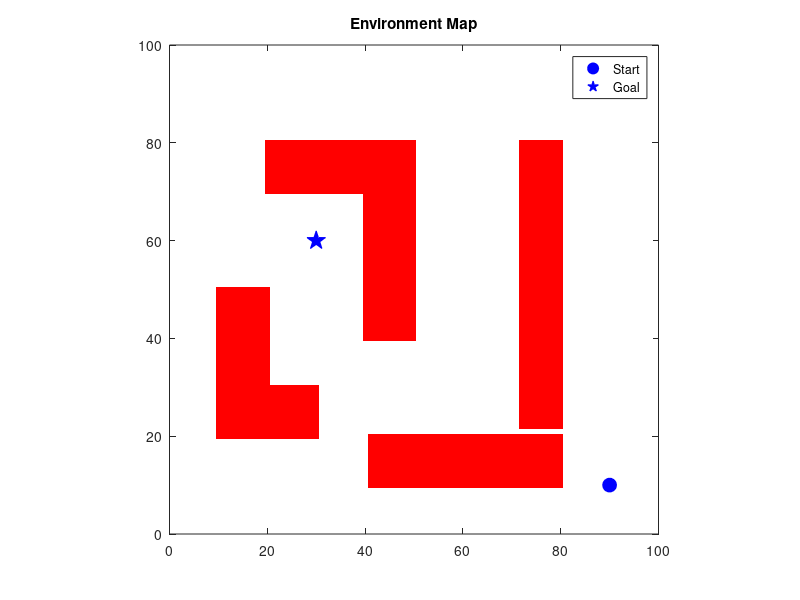
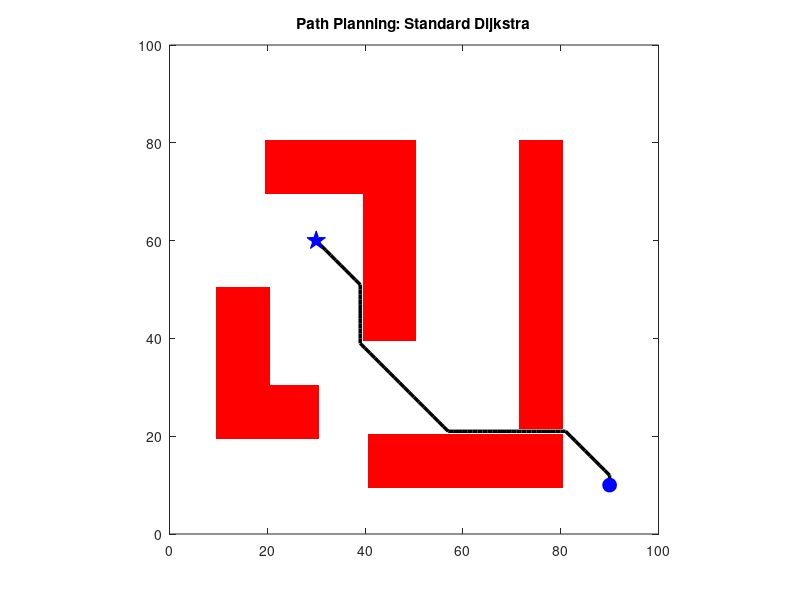

Write MATLAB code to recreate these figures, in order. (Note: this script raises an error after producing the figures.)
% =========================================================================
% Path Planning Algorithms Combined Script
% Requires: Peter Corke's Robotics Toolbox AND MATLAB Navigation Toolbox
% =========================================================================
clear; clc; close all;

%% 1. Map Setup and Initialization
disp('--- Initializing Map ---');
mapSize = 100;
map = zeros(mapSize, mapSize);

% Define obstacles 
map(20:50, 10:20) = 1; % Bottom-Left vertical
map(20:30, 20:30) = 1; % Bottom-Left horizontal
map(70:80, 20:50) = 1; % Top-Middle horizontal
map(40:70, 40:50) = 1; % Top-Middle vertical
map(10:20, 41:80) = 1; % Bottom-Right horizontal
map(22:80, 72:80) = 1; % Right vertical block 

% Define Start and Goal coordinates (x, y)
start_pos = [90, 10];
goal_pos = [30, 60];

% Visualize the base map
figure('Name', '1. Environment Map');
imagesc(map); colormap([1 1 1; 1 0 0]); 
hold on;
plot(start_pos(1), start_pos(2), 'bo', 'MarkerFaceColor', 'b', 'MarkerSize', 10); 
plot(goal_pos(1), goal_pos(2), 'bp', 'MarkerFaceColor', 'b', 'MarkerSize', 14); 
title('Environment Map'); legend('Start', 'Goal');
axis equal; axis([0 100 0 100]); set(gca, 'YDir', 'normal'); 

%% 2. Standard Dijkstra's Algorithm
disp('--- Running Standard Dijkstra ---');
figure('Name', '2. Standard Dijkstra');
[nrows, ncols] = size(map);
start_lin = sub2ind([nrows, ncols], start_pos(2), start_pos(1));
goal_lin = sub2ind([nrows, ncols], goal_pos(2), goal_pos(1));

dist = inf(nrows, ncols); dist(start_lin) = 0;
visited = false(nrows, ncols); parent = zeros(nrows, ncols);
[dx, dy] = meshgrid(-1:1, -1:1);

while ~visited(goal_lin)
    dist_unvisited = dist; dist_unvisited(visited) = inf;
    [min_dist, u] = min(dist_unvisited(:));
    
    if isinf(min_dist), break; end
    if u == goal_lin, break; end
    
    visited(u) = true;
    [uy, ux] = ind2sub([nrows, ncols], u);
    
    for k = 1:9
        if dx(k)==0 && dy(k)==0, continue; end
        nx = ux + dx(k); ny = uy + dy(k);
        
        if nx > 0 && nx <= ncols && ny > 0 && ny <= nrows
            if map(ny, nx) == 0 
                corner_cut = false;
                if (abs(dx(k)) == 1) && (abs(dy(k)) == 1)
                    if map(uy, nx) == 1 || map(ny, ux) == 1, corner_cut = true; end
                end
                
                if ~corner_cut
                    v = sub2ind([nrows, ncols], ny, nx);
                    if ~visited(v)
                        % Normal step cost based purely on distance (no wall penalties)
                        step_cost = norm([dx(k), dy(k)]); 
                        
                        if dist(u) + step_cost < dist(v)
                            dist(v) = dist(u) + step_cost; 
                            parent(v) = u;
                        end
                    end
                end
            end
        end
    end
end

% Reconstruct Path
path_dijkstra = []; curr = goal_lin;
if parent(curr) ~= 0 || curr == start_lin
    while curr ~= 0
        [cy, cx] = ind2sub([nrows, ncols], curr);
        path_dijkstra = [cx, cy; path_dijkstra]; curr = parent(curr);
    end
end

imagesc(map); colormap([1 1 1; 1 0 0]); hold on;
axis equal; axis([0 100 0 100]); set(gca, 'YDir', 'normal');
plot(path_dijkstra(:,1), path_dijkstra(:,2), 'k-', 'LineWidth', 2.5);
plot(start_pos(1), start_pos(2), 'bo', 'MarkerFaceColor', 'b', 'MarkerSize', 10);
plot(goal_pos(1), goal_pos(2), 'bp', 'MarkerFaceColor', 'b', 'MarkerSize', 14);
title('Path Planning: Standard Dijkstra');

%% 3. D* Algorithm 
disp('--- Running D* ---');
figure('Name', '3. D* Algorithm');
ds = Dstar(map);
ds.plan(goal_pos); 
path_dstar = ds.query(start_pos); 
ds.plot(path_dstar);
title('Path Planning: D* Algorithm');

%% 4. Probabilistic Roadmap Method (PRM)
disp('--- Running PRM ---');
figure('Name', '4. PRM');
prm = PRM(map);
prm.npoints = 500; 
prm.plan();
path_prm = prm.query(start_pos, goal_pos);

prm.plot(); 
hold on;
plot(path_prm(:,1), path_prm(:,2), 'g-', 'LineWidth', 6); % Thick Green Line
plot(start_pos(1), start_pos(2), 'bo', 'MarkerFaceColor', 'b', 'MarkerSize', 10);
plot(goal_pos(1), goal_pos(2), 'bp', 'MarkerFaceColor', 'b', 'MarkerSize', 14);
title('Path Planning: Probabilistic Roadmap (PRM)');

%% 5. Rapidly-exploring Random Tree (RRT) - Native MATLAB Version
disp('--- Running Official MATLAB plannerRRT ---');
figure('Name', '5. MATLAB RRT');

% 1. Create a native MATLAB Occupancy Map (Flipped to match earlier YDir normal maps)
occMap = binaryOccupancyMap(flipud(map));

% 2. Define the State Space (SE2 means 2D space [x, y, theta])
ss = stateSpaceSE2;
ss.StateBounds = [0 100; 0 100; -pi pi];

% 3. Create the State Validator for collision checking
sv = validatorOccupancyMap(ss);
sv.Map = occMap;
sv.ValidationDistance = 0.5; 

% 4. Initialize the RRT Planner
planner = plannerRRT(ss, sv);
planner.MaxConnectionDistance = 5; 
planner.MaxIterations = 5000;

% 5. Define Start and Goal [x, y, theta]
start_state = [start_pos(1), start_pos(2), 0];
goal_state  = [goal_pos(1), goal_pos(2), 0];

% 6. Plan the Path
disp('Growing the native RRT tree...');
[pthObj, solnInfo] = planner.plan(start_state, goal_state);

% 7. Visualize High-Contrast Results
% Black obstacles ([0 0 0]) so the red path and cyan tree show up clearly
imagesc(map); colormap([1 1 1; 0 0 0]); 
hold on;
axis equal; axis([0 100 0 100]); set(gca, 'YDir', 'normal'); 

% --- Adaptive Tree Plotting ---
tree = solnInfo.TreeData;
if size(tree, 2) >= 4
    % If your MATLAB version includes parent IDs, draw the branches
    for i = 1:size(tree, 1)
        parentIdx = tree(i, 4); 
        if isnumeric(parentIdx) && round(parentIdx) == parentIdx && parentIdx > 0
            plot([tree(i, 1), tree(parentIdx, 1)], [tree(i, 2), tree(parentIdx, 2)], 'Color', [0 0.6 0.8], 'LineWidth', 0.5);
        end
    end
else
    % If your MATLAB version only outputs [x, y, theta], draw the searched nodes as dots
    plot(tree(:, 1), tree(:, 2), '.', 'Color', [0 0.6 0.8], 'MarkerSize', 4);
end

% Plot the final planned path (Thick Red)
plot(pthObj.States(:,1), pthObj.States(:,2), 'r-', 'LineWidth', 3.5);

% Plot Start (Green) and Goal (Red) points
plot(start_pos(1), start_pos(2), 'go', 'MarkerFaceColor', 'g', 'MarkerSize', 10);
plot(goal_pos(1), goal_pos(2), 'rp', 'MarkerFaceColor', 'r', 'MarkerSize', 14);

title('Path Planning: High-Contrast MATLAB plannerRRT');
hold off;

disp('--- All planning complete! ---');
